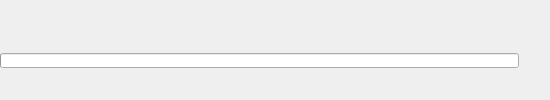
<?xml version="1.0" encoding="UTF-8"?>
<ui version="4.0">
 <class>ProgressDialog</class>
 <widget class="QWidget" name="ProgressDialog">
  <property name="geometry">
   <rect>
    <x>0</x>
    <y>0</y>
    <width>550</width>
    <height>100</height>
   </rect>
  </property>
  <property name="sizePolicy">
   <sizepolicy hsizetype="Minimum" vsizetype="Minimum">
    <horstretch>0</horstretch>
    <verstretch>0</verstretch>
   </sizepolicy>
  </property>
  <property name="windowTitle">
   <string>Form</string>
  </property>
  <property name="styleSheet">
   <string notr="true">QTextEdit, QTextBrowser {
background:rgba(0,0,0,0);
}</string>
  </property>
  <layout class="QVBoxLayout" name="mainLayout">
   <property name="spacing">
    <number>0</number>
   </property>
   <property name="margin">
    <number>0</number>
   </property>
   <item>
    <widget class="QWidget" name="widget" native="true">
     <layout class="QGridLayout" name="gridLayout">
      <property name="margin">
       <number>0</number>
      </property>
      <property name="spacing">
       <number>0</number>
      </property>
      <item row="0" column="0">
       <layout class="QVBoxLayout" name="verticalLayout">
        <property name="spacing">
         <number>0</number>
        </property>
        <item>
         <widget class="QTextBrowser" name="operationInfo">
          <property name="sizePolicy">
           <sizepolicy hsizetype="Expanding" vsizetype="Fixed">
            <horstretch>0</horstretch>
            <verstretch>0</verstretch>
           </sizepolicy>
          </property>
          <property name="minimumSize">
           <size>
            <width>0</width>
            <height>24</height>
           </size>
          </property>
          <property name="maximumSize">
           <size>
            <width>16777215</width>
            <height>24</height>
           </size>
          </property>
          <property name="font">
           <font>
            <pointsize>12</pointsize>
            <weight>75</weight>
            <bold>true</bold>
           </font>
          </property>
          <property name="frameShape">
           <enum>QFrame::NoFrame</enum>
          </property>
          <property name="verticalScrollBarPolicy">
           <enum>Qt::ScrollBarAlwaysOff</enum>
          </property>
          <property name="horizontalScrollBarPolicy">
           <enum>Qt::ScrollBarAlwaysOff</enum>
          </property>
          <property name="html">
           <string notr="true">&lt;!DOCTYPE HTML PUBLIC &quot;-//W3C//DTD HTML 4.0//EN&quot; &quot;http://www.w3.org/TR/REC-html40/strict.dtd&quot;&gt;
&lt;html&gt;&lt;head&gt;&lt;meta name=&quot;qrichtext&quot; content=&quot;1&quot; /&gt;&lt;style type=&quot;text/css&quot;&gt;
p, li { white-space: pre-wrap; }
&lt;/style&gt;&lt;/head&gt;&lt;body style=&quot; font-family:'Sans Serif'; font-size:12pt; font-weight:600; font-style:normal;&quot;&gt;
&lt;table border=&quot;0&quot; style=&quot;-qt-table-type: root; margin-top:4px; margin-bottom:4px; margin-left:4px; margin-right:4px;&quot;&gt;
&lt;tr&gt;
&lt;td style=&quot;border: none;&quot;&gt;
&lt;p style=&quot;-qt-paragraph-type:empty; margin-top:0px; margin-bottom:0px; margin-left:0px; margin-right:0px; -qt-block-indent:0; text-indent:0px;&quot;&gt;&lt;/p&gt;
&lt;p style=&quot;-qt-paragraph-type:empty; margin-top:0px; margin-bottom:0px; margin-left:0px; margin-right:0px; -qt-block-indent:0; text-indent:0px;&quot;&gt;&lt;/p&gt;
&lt;p style=&quot;-qt-paragraph-type:empty; margin-top:0px; margin-bottom:0px; margin-left:0px; margin-right:0px; -qt-block-indent:0; text-indent:0px;&quot;&gt;&lt;/p&gt;
&lt;p style=&quot;-qt-paragraph-type:empty; margin-top:0px; margin-bottom:0px; margin-left:0px; margin-right:0px; -qt-block-indent:0; text-indent:0px; font-family:'Droid Sans'; font-size:9pt; font-weight:400;&quot;&gt;&lt;/p&gt;&lt;/td&gt;&lt;/tr&gt;&lt;/table&gt;&lt;/body&gt;&lt;/html&gt;</string>
          </property>
          <property name="textInteractionFlags">
           <set>Qt::NoTextInteraction</set>
          </property>
         </widget>
        </item>
        <item>
         <layout class="QHBoxLayout" name="horizontalLayout_2">
          <property name="spacing">
           <number>0</number>
          </property>
          <item>
           <widget class="QTextBrowser" name="actionLabel">
            <property name="sizePolicy">
             <sizepolicy hsizetype="Expanding" vsizetype="Expanding">
              <horstretch>0</horstretch>
              <verstretch>0</verstretch>
             </sizepolicy>
            </property>
            <property name="minimumSize">
             <size>
              <width>0</width>
              <height>17</height>
             </size>
            </property>
            <property name="maximumSize">
             <size>
              <width>16777215</width>
              <height>17</height>
             </size>
            </property>
            <property name="frameShape">
             <enum>QFrame::NoFrame</enum>
            </property>
            <property name="verticalScrollBarPolicy">
             <enum>Qt::ScrollBarAlwaysOff</enum>
            </property>
            <property name="horizontalScrollBarPolicy">
             <enum>Qt::ScrollBarAlwaysOff</enum>
            </property>
            <property name="html">
             <string notr="true">&lt;!DOCTYPE HTML PUBLIC &quot;-//W3C//DTD HTML 4.0//EN&quot; &quot;http://www.w3.org/TR/REC-html40/strict.dtd&quot;&gt;
&lt;html&gt;&lt;head&gt;&lt;meta name=&quot;qrichtext&quot; content=&quot;1&quot; /&gt;&lt;style type=&quot;text/css&quot;&gt;
p, li { white-space: pre-wrap; }
&lt;/style&gt;&lt;/head&gt;&lt;body style=&quot; font-family:'Sans Serif'; font-size:9pt; font-weight:400; font-style:normal;&quot;&gt;
&lt;table border=&quot;0&quot; style=&quot;-qt-table-type: root; margin-top:4px; margin-bottom:4px; margin-left:4px; margin-right:4px;&quot;&gt;
&lt;tr&gt;
&lt;td style=&quot;border: none;&quot;&gt;
&lt;p style=&quot;-qt-paragraph-type:empty; margin-top:0px; margin-bottom:0px; margin-left:0px; margin-right:0px; -qt-block-indent:0; text-indent:0px;&quot;&gt;&lt;/p&gt;
&lt;p style=&quot;-qt-paragraph-type:empty; margin-top:0px; margin-bottom:0px; margin-left:0px; margin-right:0px; -qt-block-indent:0; text-indent:0px;&quot;&gt;&lt;/p&gt;
&lt;p style=&quot;-qt-paragraph-type:empty; margin-top:0px; margin-bottom:0px; margin-left:0px; margin-right:0px; -qt-block-indent:0; text-indent:0px;&quot;&gt;&lt;/p&gt;
&lt;p style=&quot;-qt-paragraph-type:empty; margin-top:0px; margin-bottom:0px; margin-left:0px; margin-right:0px; -qt-block-indent:0; text-indent:0px; font-family:'Droid Sans';&quot;&gt;&lt;/p&gt;&lt;/td&gt;&lt;/tr&gt;&lt;/table&gt;&lt;/body&gt;&lt;/html&gt;</string>
            </property>
           </widget>
          </item>
         </layout>
        </item>
       </layout>
      </item>
      <item row="0" column="1">
       <widget class="QTextEdit" name="percentage">
        <property name="sizePolicy">
         <sizepolicy hsizetype="Fixed" vsizetype="Fixed">
          <horstretch>0</horstretch>
          <verstretch>0</verstretch>
         </sizepolicy>
        </property>
        <property name="minimumSize">
         <size>
          <width>140</width>
          <height>44</height>
         </size>
        </property>
        <property name="maximumSize">
         <size>
          <width>140</width>
          <height>44</height>
         </size>
        </property>
        <property name="font">
         <font>
          <pointsize>22</pointsize>
          <weight>75</weight>
          <bold>true</bold>
         </font>
        </property>
        <property name="styleSheet">
         <string notr="true"/>
        </property>
        <property name="frameShape">
         <enum>QFrame::NoFrame</enum>
        </property>
        <property name="verticalScrollBarPolicy">
         <enum>Qt::ScrollBarAlwaysOff</enum>
        </property>
        <property name="horizontalScrollBarPolicy">
         <enum>Qt::ScrollBarAlwaysOff</enum>
        </property>
        <property name="undoRedoEnabled">
         <bool>false</bool>
        </property>
        <property name="html">
         <string notr="true">&lt;!DOCTYPE HTML PUBLIC &quot;-//W3C//DTD HTML 4.0//EN&quot; &quot;http://www.w3.org/TR/REC-html40/strict.dtd&quot;&gt;
&lt;html&gt;&lt;head&gt;&lt;meta name=&quot;qrichtext&quot; content=&quot;1&quot; /&gt;&lt;style type=&quot;text/css&quot;&gt;
p, li { white-space: pre-wrap; }
&lt;/style&gt;&lt;/head&gt;&lt;body style=&quot; font-family:'Sans Serif'; font-size:22pt; font-weight:600; font-style:normal;&quot;&gt;
&lt;table border=&quot;0&quot; style=&quot;-qt-table-type: root; margin-top:4px; margin-bottom:4px; margin-left:4px; margin-right:4px;&quot;&gt;
&lt;tr&gt;
&lt;td style=&quot;border: none;&quot;&gt;
&lt;p style=&quot;-qt-paragraph-type:empty; margin-top:0px; margin-bottom:0px; margin-left:0px; margin-right:0px; -qt-block-indent:0; text-indent:0px;&quot;&gt;&lt;/p&gt;
&lt;p style=&quot;-qt-paragraph-type:empty; margin-top:0px; margin-bottom:0px; margin-left:0px; margin-right:0px; -qt-block-indent:0; text-indent:0px;&quot;&gt;&lt;/p&gt;
&lt;p style=&quot;-qt-paragraph-type:empty; margin-top:0px; margin-bottom:0px; margin-left:0px; margin-right:0px; -qt-block-indent:0; text-indent:0px;&quot;&gt;&lt;/p&gt;
&lt;p style=&quot;-qt-paragraph-type:empty; margin-top:0px; margin-bottom:0px; margin-left:0px; margin-right:0px; -qt-block-indent:0; text-indent:0px; font-family:'Droid Sans';&quot;&gt;&lt;/p&gt;&lt;/td&gt;&lt;/tr&gt;&lt;/table&gt;&lt;/body&gt;&lt;/html&gt;</string>
        </property>
        <property name="textInteractionFlags">
         <set>Qt::NoTextInteraction</set>
        </property>
       </widget>
      </item>
      <item row="1" column="0" colspan="3">
       <layout class="QHBoxLayout" name="horizontalLayout">
        <property name="spacing">
         <number>6</number>
        </property>
        <item>
         <widget class="QProgressBar" name="progressBar">
          <property name="minimumSize">
           <size>
            <width>220</width>
            <height>15</height>
           </size>
          </property>
          <property name="maximumSize">
           <size>
            <width>16777215</width>
            <height>15</height>
           </size>
          </property>
          <property name="value">
           <number>0</number>
          </property>
          <property name="textVisible">
           <bool>false</bool>
          </property>
         </widget>
        </item>
        <item>
         <widget class="QPushButton" name="cancelButton">
          <property name="maximumSize">
           <size>
            <width>25</width>
            <height>16777215</height>
           </size>
          </property>
          <property name="text">
           <string/>
          </property>
          <property name="shortcut">
           <string>Alt+C</string>
          </property>
          <property name="flat">
           <bool>true</bool>
          </property>
         </widget>
        </item>
       </layout>
      </item>
      <item row="0" column="2">
       <spacer name="horizontalSpacer_2">
        <property name="orientation">
         <enum>Qt::Horizontal</enum>
        </property>
        <property name="sizeType">
         <enum>QSizePolicy::Fixed</enum>
        </property>
        <property name="sizeHint" stdset="0">
         <size>
          <width>25</width>
          <height>20</height>
         </size>
        </property>
       </spacer>
      </item>
      <item row="2" column="2">
       <spacer name="horizontalSpacer_3">
        <property name="orientation">
         <enum>Qt::Horizontal</enum>
        </property>
        <property name="sizeType">
         <enum>QSizePolicy::Fixed</enum>
        </property>
        <property name="sizeHint" stdset="0">
         <size>
          <width>25</width>
          <height>20</height>
         </size>
        </property>
       </spacer>
      </item>
      <item row="2" column="0" colspan="2">
       <layout class="QHBoxLayout" name="horizontalLayout_3">
        <item>
         <widget class="QTextEdit" name="completedInfo">
          <property name="sizePolicy">
           <sizepolicy hsizetype="Fixed" vsizetype="Fixed">
            <horstretch>0</horstretch>
            <verstretch>0</verstretch>
           </sizepolicy>
          </property>
          <property name="maximumSize">
           <size>
            <width>340</width>
            <height>20</height>
           </size>
          </property>
          <property name="font">
           <font>
            <weight>75</weight>
            <bold>true</bold>
           </font>
          </property>
          <property name="styleSheet">
           <string notr="true"/>
          </property>
          <property name="frameShape">
           <enum>QFrame::NoFrame</enum>
          </property>
          <property name="frameShadow">
           <enum>QFrame::Plain</enum>
          </property>
          <property name="lineWidth">
           <number>0</number>
          </property>
          <property name="verticalScrollBarPolicy">
           <enum>Qt::ScrollBarAlwaysOff</enum>
          </property>
          <property name="horizontalScrollBarPolicy">
           <enum>Qt::ScrollBarAlwaysOff</enum>
          </property>
          <property name="readOnly">
           <bool>true</bool>
          </property>
          <property name="html">
           <string notr="true">&lt;!DOCTYPE HTML PUBLIC &quot;-//W3C//DTD HTML 4.0//EN&quot; &quot;http://www.w3.org/TR/REC-html40/strict.dtd&quot;&gt;
&lt;html&gt;&lt;head&gt;&lt;meta name=&quot;qrichtext&quot; content=&quot;1&quot; /&gt;&lt;style type=&quot;text/css&quot;&gt;
p, li { white-space: pre-wrap; }
&lt;/style&gt;&lt;/head&gt;&lt;body style=&quot; font-family:'Sans Serif'; font-size:9pt; font-weight:600; font-style:normal;&quot;&gt;
&lt;table border=&quot;0&quot; style=&quot;-qt-table-type: root; margin-top:4px; margin-bottom:4px; margin-left:4px; margin-right:4px;&quot;&gt;
&lt;tr&gt;
&lt;td style=&quot;border: none;&quot;&gt;
&lt;p style=&quot;-qt-paragraph-type:empty; margin-top:0px; margin-bottom:0px; margin-left:0px; margin-right:0px; -qt-block-indent:0; text-indent:0px;&quot;&gt;&lt;/p&gt;
&lt;p style=&quot;-qt-paragraph-type:empty; margin-top:0px; margin-bottom:0px; margin-left:0px; margin-right:0px; -qt-block-indent:0; text-indent:0px;&quot;&gt;&lt;/p&gt;
&lt;p style=&quot;-qt-paragraph-type:empty; margin-top:0px; margin-bottom:0px; margin-left:0px; margin-right:0px; -qt-block-indent:0; text-indent:0px;&quot;&gt;&lt;/p&gt;
&lt;p style=&quot;-qt-paragraph-type:empty; margin-top:0px; margin-bottom:0px; margin-left:0px; margin-right:0px; -qt-block-indent:0; text-indent:0px; font-family:'Droid Sans';&quot;&gt;&lt;/p&gt;&lt;/td&gt;&lt;/tr&gt;&lt;/table&gt;&lt;/body&gt;&lt;/html&gt;</string>
          </property>
          <property name="textInteractionFlags">
           <set>Qt::NoTextInteraction</set>
          </property>
         </widget>
        </item>
        <item>
         <spacer name="horizontalSpacer">
          <property name="orientation">
           <enum>Qt::Horizontal</enum>
          </property>
          <property name="sizeHint" stdset="0">
           <size>
            <width>40</width>
            <height>20</height>
           </size>
          </property>
         </spacer>
        </item>
        <item>
         <widget class="QTextEdit" name="timeRemaining">
          <property name="sizePolicy">
           <sizepolicy hsizetype="Fixed" vsizetype="Fixed">
            <horstretch>0</horstretch>
            <verstretch>0</verstretch>
           </sizepolicy>
          </property>
          <property name="maximumSize">
           <size>
            <width>80</width>
            <height>20</height>
           </size>
          </property>
          <property name="styleSheet">
           <string notr="true"/>
          </property>
          <property name="frameShape">
           <enum>QFrame::NoFrame</enum>
          </property>
          <property name="lineWidth">
           <number>0</number>
          </property>
          <property name="verticalScrollBarPolicy">
           <enum>Qt::ScrollBarAlwaysOff</enum>
          </property>
          <property name="horizontalScrollBarPolicy">
           <enum>Qt::ScrollBarAlwaysOff</enum>
          </property>
          <property name="undoRedoEnabled">
           <bool>false</bool>
          </property>
          <property name="html">
           <string notr="true">&lt;!DOCTYPE HTML PUBLIC &quot;-//W3C//DTD HTML 4.0//EN&quot; &quot;http://www.w3.org/TR/REC-html40/strict.dtd&quot;&gt;
&lt;html&gt;&lt;head&gt;&lt;meta name=&quot;qrichtext&quot; content=&quot;1&quot; /&gt;&lt;style type=&quot;text/css&quot;&gt;
p, li { white-space: pre-wrap; }
&lt;/style&gt;&lt;/head&gt;&lt;body style=&quot; font-family:'Sans Serif'; font-size:9pt; font-weight:400; font-style:normal;&quot;&gt;
&lt;table border=&quot;0&quot; style=&quot;-qt-table-type: root; margin-top:4px; margin-bottom:4px; margin-left:4px; margin-right:4px;&quot;&gt;
&lt;tr&gt;
&lt;td style=&quot;border: none;&quot;&gt;
&lt;p style=&quot;-qt-paragraph-type:empty; margin-top:0px; margin-bottom:0px; margin-left:0px; margin-right:0px; -qt-block-indent:0; text-indent:0px;&quot;&gt;&lt;/p&gt;
&lt;p style=&quot;-qt-paragraph-type:empty; margin-top:0px; margin-bottom:0px; margin-left:0px; margin-right:0px; -qt-block-indent:0; text-indent:0px;&quot;&gt;&lt;/p&gt;
&lt;p style=&quot;-qt-paragraph-type:empty; margin-top:0px; margin-bottom:0px; margin-left:0px; margin-right:0px; -qt-block-indent:0; text-indent:0px;&quot;&gt;&lt;/p&gt;
&lt;p style=&quot;-qt-paragraph-type:empty; margin-top:0px; margin-bottom:0px; margin-left:0px; margin-right:0px; -qt-block-indent:0; text-indent:0px; font-family:'Droid Sans';&quot;&gt;&lt;/p&gt;&lt;/td&gt;&lt;/tr&gt;&lt;/table&gt;&lt;/body&gt;&lt;/html&gt;</string>
          </property>
          <property name="acceptRichText">
           <bool>false</bool>
          </property>
          <property name="textInteractionFlags">
           <set>Qt::NoTextInteraction</set>
          </property>
         </widget>
        </item>
       </layout>
      </item>
     </layout>
    </widget>
   </item>
  </layout>
 </widget>
 <resources/>
 <connections/>
</ui>
